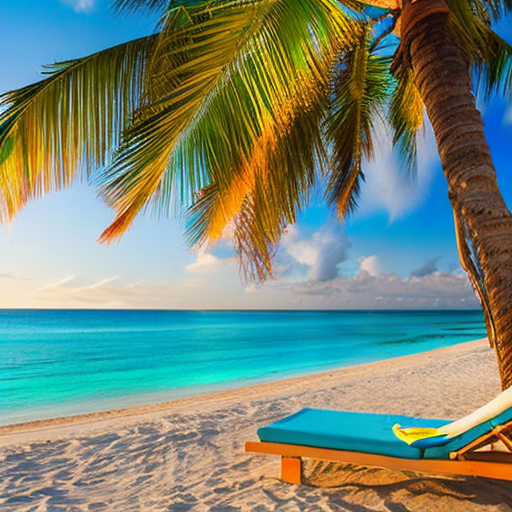
#> input picture input/beach.png, 512 x 512 px
$ python -i utils.py   (imports and definitions only)
#> lines starting #> are read from the running program, lines starting #| are printed output that depends on the picture; after the words box and inside, x2 and y2 are one past the last pixel; in counts of white or black regions, pixels touching at a corner belong together
#> further down, picture is the input picture: PIL image 512x512 RGB; mean R, G, B 117.1, 136.2, 119.2
from PIL import Image, ImageFilter


# [8 lines left out: function open_image, not called in this run]


def create_mask(image: Image, expand_pixels=256):
#> called with expand_pixels = 256
    expanded_size = (
        image.width + expand_pixels * 2,
        image.height + expand_pixels * 2,
    )
#> expanded_size = (1024, 1024)

    # Use RGBA (transparent background) instead of black
    expanded_image = Image.new("RGBA", expanded_size, (0, 0, 0, 0))
#> expanded_image: PIL image 1024x1024 RGBA; every value is 0
    expanded_image.paste(image, (expand_pixels, expand_pixels))
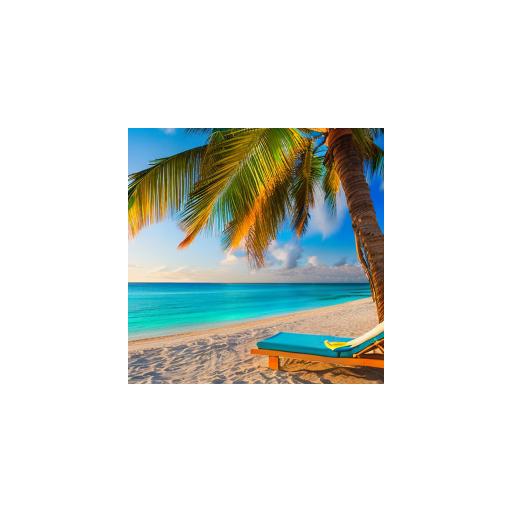
#> expanded_image: PIL image 1024x1024 RGBA (shown at 1/2 size); mean R, G, B, A 29.3, 34, 29.8, 63.8; transparent parts drawn white

    # Create the mask (L-mode for grayscale)
    mask = Image.new("L", expanded_size, 255)
#> mask: PIL image 1024x1024 L; every value is 255

    # Create a white mask for the original image area
    mask_draw = Image.new("L", image.size, 0)
#> mask_draw: PIL image 512x512 L; every value is 0

    # Paste it at the correct position
    mask.paste(mask_draw, (expand_pixels, expand_pixels))
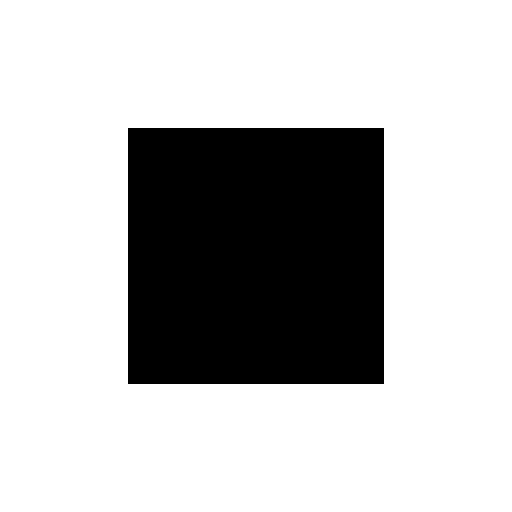
#> mask: PIL image 1024x1024 L (shown at 1/2 size); 75% white; 1 black region, box (x1, y1, x2, y2) and area: (256, 256, 768, 768) 262144

    # Apply Gaussian Blur to smooth edges for better transition
    mask = mask.filter(ImageFilter.GaussianBlur(radius=5))
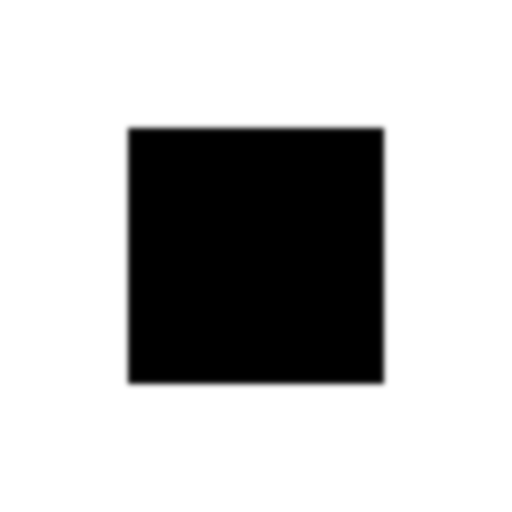
#> mask: PIL image 1024x1024 L (shown at 1/2 size); min 0, max 255, mean 191.2

    # Debugging: Save files
    mask.save("temp/mask.png")
    expanded_image.save("temp/extended_image.png")

    return expanded_image.convert("RGB"), mask


# [49 lines left out: function generate_ad_prompt, not called in this run]

>>> from PIL import Image
>>> picture = Image.open('input/beach.png')
>>> result = create_mask(picture)

$ run again, on input/forest.png
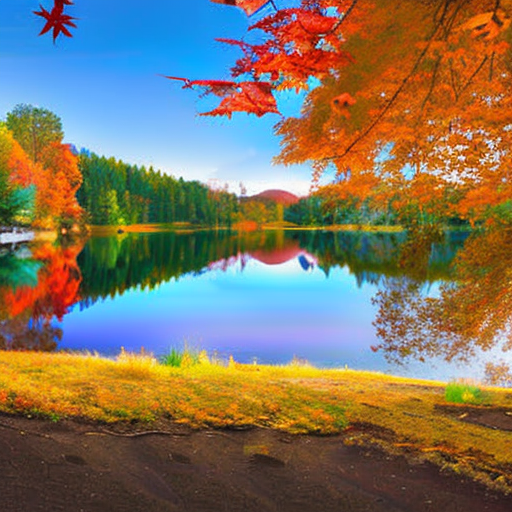
#> input picture input/forest.png, 512 x 512 px
#> picture is the input picture: PIL image 512x512 RGB; mean R, G, B 127.7, 115.9, 95.5
#> in create_mask, `expanded_image.paste(image, (expand_pixels, expand_pixels))`:
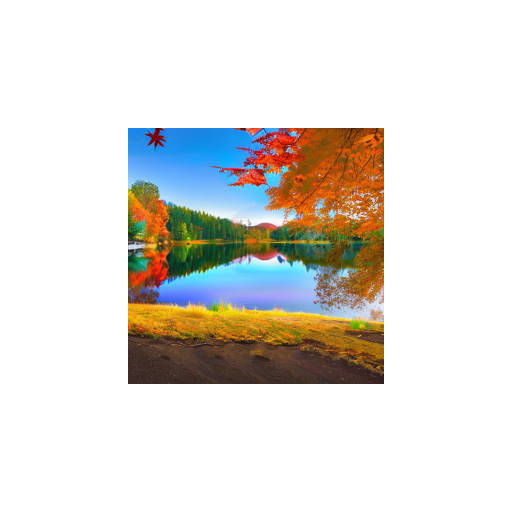
#> expanded_image: PIL image 1024x1024 RGBA (shown at 1/2 size); mean R, G, B, A 31.9, 29, 23.9, 63.8; transparent parts drawn white
#> mask_draw: PIL image 512x512 L; every value is 0

$ run again, on input/sample_2.png
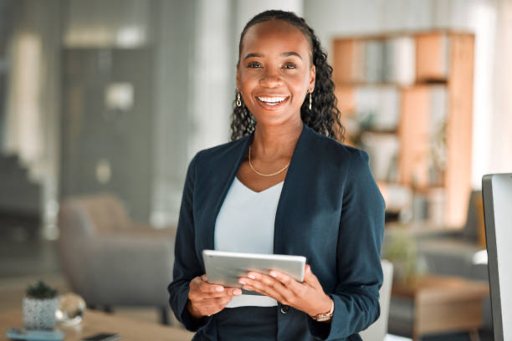
#> input picture input/sample_2.png, 512 x 341 px
#> picture is the input picture: PIL image 512x341 RGB; mean R, G, B 138, 129.4, 118
#> mask_draw: PIL image 512x341 L; every value is 0
#> in create_mask, `mask.paste(mask_draw, (expand_pixels, expand_pixels))`:
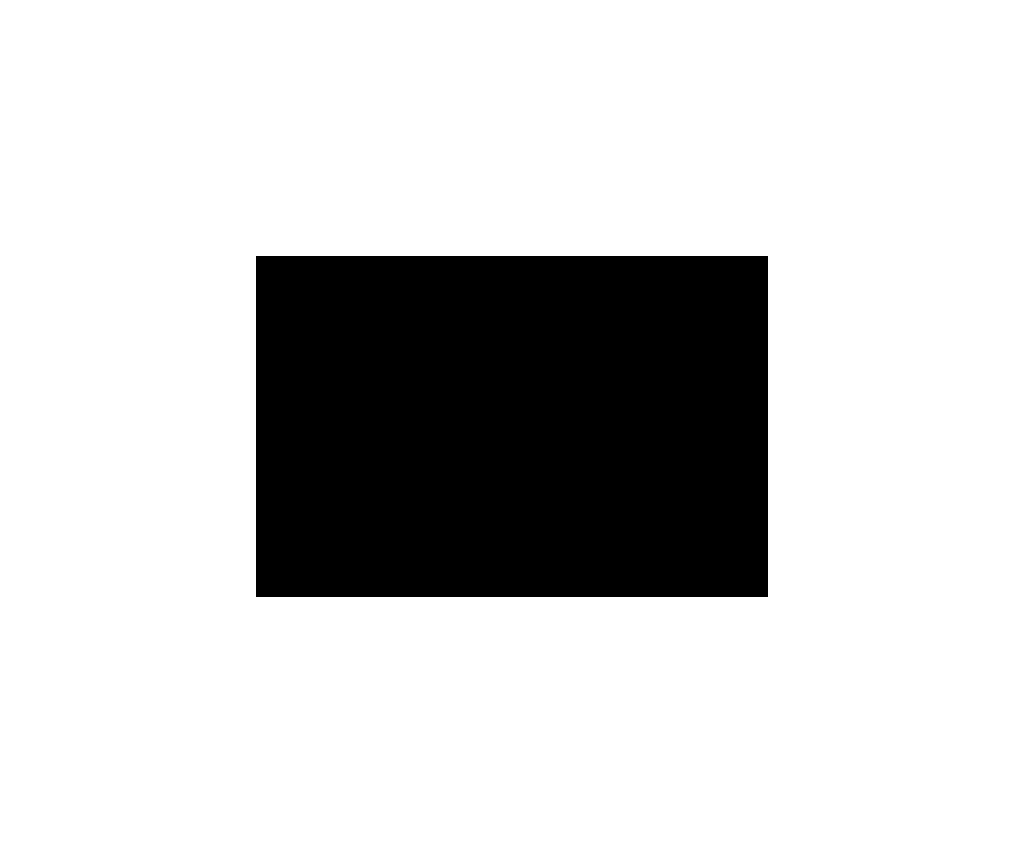
#> mask: PIL image 1024x853 L; 80% white; 1 black region, box (x1, y1, x2, y2) and area: (256, 256, 768, 597) 174592
#> in create_mask, `mask = mask.filter(ImageFilter.GaussianBlur(radius=5))`:
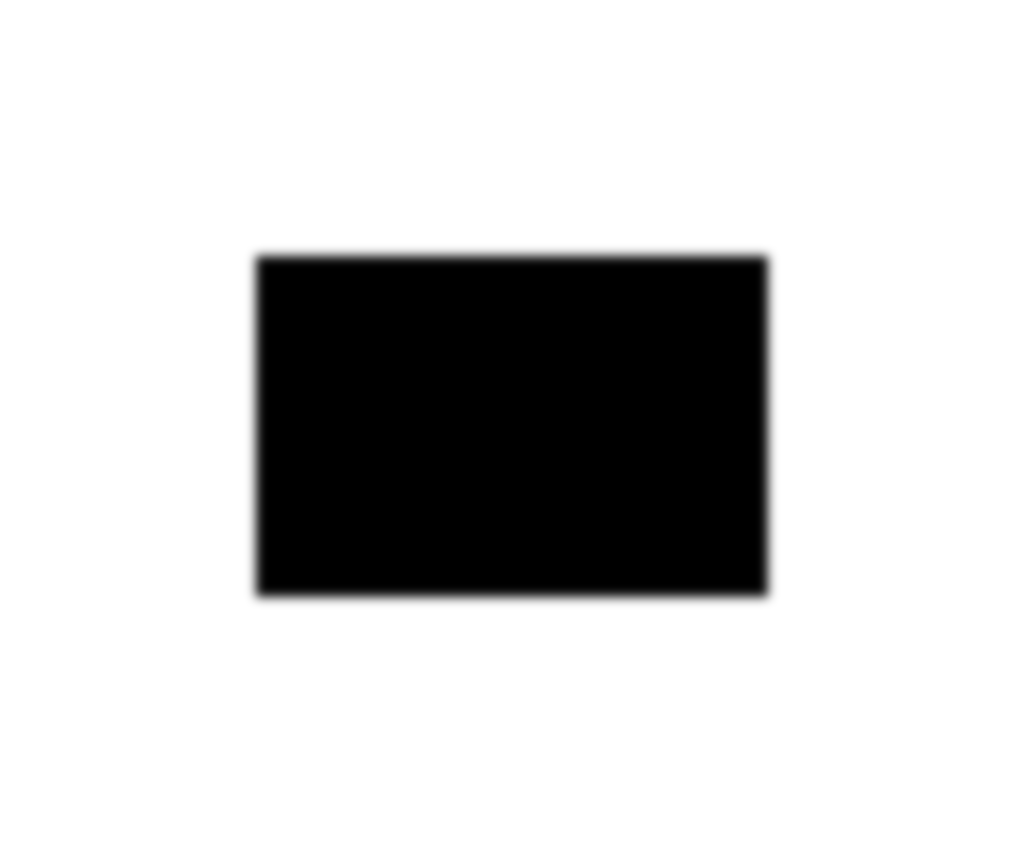
#> mask: PIL image 1024x853 L; min 0, max 255, mean 204
